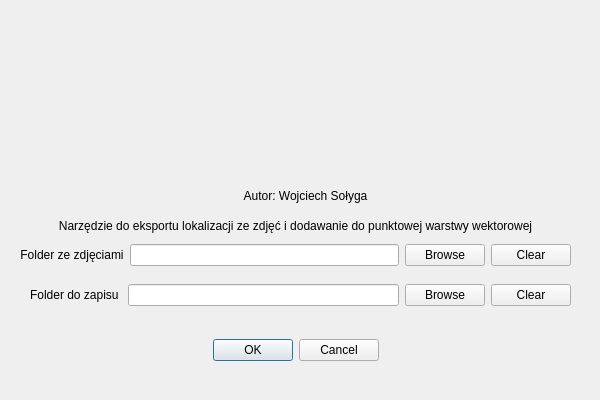
<?xml version="1.0" encoding="UTF-8"?>
<ui version="4.0">
 <class>Photo_LinkDialogBase</class>
 <widget class="QDialog" name="Photo_LinkDialogBase">
  <property name="geometry">
   <rect>
    <x>0</x>
    <y>0</y>
    <width>600</width>
    <height>400</height>
   </rect>
  </property>
  <property name="sizePolicy">
   <sizepolicy hsizetype="Fixed" vsizetype="Fixed">
    <horstretch>0</horstretch>
    <verstretch>0</verstretch>
   </sizepolicy>
  </property>
  <property name="minimumSize">
   <size>
    <width>600</width>
    <height>400</height>
   </size>
  </property>
  <property name="maximumSize">
   <size>
    <width>600</width>
    <height>400</height>
   </size>
  </property>
  <property name="windowTitle">
   <string>Photo linker</string>
  </property>
  <property name="windowIcon">
   <iconset>
    <normaloff>Zdjecia/localization_icon_1.png</normaloff>Zdjecia/localization_icon_1.png</iconset>
  </property>
  <widget class="QLabel" name="label_5">
   <property name="geometry">
    <rect>
     <x>20</x>
     <y>210</y>
     <width>551</width>
     <height>31</height>
    </rect>
   </property>
   <property name="text">
    <string>Narzędzie do eksportu lokalizacji ze zdjęć i dodawanie do punktowej warstwy wektorowej</string>
   </property>
   <property name="alignment">
    <set>Qt::AlignCenter</set>
   </property>
  </widget>
  <widget class="QWidget" name="gridLayoutWidget">
   <property name="geometry">
    <rect>
     <x>240</x>
     <y>40</y>
     <width>131</width>
     <height>141</height>
    </rect>
   </property>
   <layout class="QGridLayout" name="gridLayout">
    <item row="0" column="0">
     <widget class="QLabel" name="label">
      <property name="maximumSize">
       <size>
        <width>200</width>
        <height>200</height>
       </size>
      </property>
      <property name="autoFillBackground">
       <bool>false</bool>
      </property>
      <property name="text">
       <string/>
      </property>
      <property name="pixmap">
       <pixmap>Zdjecia/localization_icon.png</pixmap>
      </property>
      <property name="scaledContents">
       <bool>true</bool>
      </property>
      <property name="alignment">
       <set>Qt::AlignCenter</set>
      </property>
     </widget>
    </item>
   </layout>
  </widget>
  <widget class="QWidget" name="horizontalLayoutWidget">
   <property name="geometry">
    <rect>
     <x>20</x>
     <y>320</y>
     <width>551</width>
     <height>61</height>
    </rect>
   </property>
   <layout class="QHBoxLayout" name="horizontalLayout">
    <item alignment="Qt::AlignRight">
     <widget class="QPushButton" name="OK">
      <property name="text">
       <string>OK</string>
      </property>
     </widget>
    </item>
    <item alignment="Qt::AlignLeft">
     <widget class="QPushButton" name="Cancel">
      <property name="text">
       <string>Cancel</string>
      </property>
     </widget>
    </item>
   </layout>
  </widget>
  <widget class="QLabel" name="label_4">
   <property name="geometry">
    <rect>
     <x>220</x>
     <y>180</y>
     <width>171</width>
     <height>31</height>
    </rect>
   </property>
   <property name="text">
    <string>Autor: Wojciech Sołyga</string>
   </property>
   <property name="alignment">
    <set>Qt::AlignCenter</set>
   </property>
  </widget>
  <widget class="QWidget" name="verticalLayoutWidget">
   <property name="geometry">
    <rect>
     <x>20</x>
     <y>240</y>
     <width>551</width>
     <height>31</height>
    </rect>
   </property>
   <layout class="QVBoxLayout" name="verticalLayout">
    <item>
     <layout class="QHBoxLayout" name="horizontalLayout_4">
      <item>
       <widget class="QLabel" name="label_2">
        <property name="text">
         <string>Folder ze zdjęciami</string>
        </property>
        <property name="alignment">
         <set>Qt::AlignCenter</set>
        </property>
       </widget>
      </item>
      <item>
       <widget class="QLineEdit" name="fileName"/>
      </item>
      <item>
       <widget class="QPushButton" name="browser">
        <property name="text">
         <string>Browse</string>
        </property>
       </widget>
      </item>
      <item>
       <widget class="QPushButton" name="Cancel_2">
        <property name="text">
         <string>Clear</string>
        </property>
       </widget>
      </item>
     </layout>
    </item>
   </layout>
  </widget>
  <widget class="QWidget" name="verticalLayoutWidget_2">
   <property name="geometry">
    <rect>
     <x>20</x>
     <y>280</y>
     <width>551</width>
     <height>31</height>
    </rect>
   </property>
   <layout class="QVBoxLayout" name="verticalLayout_7">
    <item>
     <layout class="QHBoxLayout" name="horizontalLayout_5">
      <item alignment="Qt::AlignHCenter">
       <widget class="QLabel" name="label_3">
        <property name="text">
         <string>   Folder do zapisu </string>
        </property>
        <property name="alignment">
         <set>Qt::AlignCenter</set>
        </property>
       </widget>
      </item>
      <item>
       <widget class="QLineEdit" name="fileName_2"/>
      </item>
      <item>
       <widget class="QPushButton" name="browser_2">
        <property name="text">
         <string>Browse</string>
        </property>
       </widget>
      </item>
      <item>
       <widget class="QPushButton" name="Cancel_3">
        <property name="text">
         <string>Clear</string>
        </property>
       </widget>
      </item>
     </layout>
    </item>
   </layout>
  </widget>
 </widget>
 <tabstops>
  <tabstop>fileName</tabstop>
  <tabstop>browser</tabstop>
  <tabstop>Cancel_2</tabstop>
  <tabstop>fileName_2</tabstop>
  <tabstop>browser_2</tabstop>
  <tabstop>Cancel_3</tabstop>
  <tabstop>OK</tabstop>
  <tabstop>Cancel</tabstop>
 </tabstops>
 <resources/>
 <connections>
  <connection>
   <sender>Cancel</sender>
   <signal>clicked()</signal>
   <receiver>Photo_LinkDialogBase</receiver>
   <slot>close()</slot>
   <hints>
    <hint type="sourcelabel">
     <x>335</x>
     <y>344</y>
    </hint>
    <hint type="destinationlabel">
     <x>576</x>
     <y>-14</y>
    </hint>
   </hints>
  </connection>
  <connection>
   <sender>Cancel_3</sender>
   <signal>clicked()</signal>
   <receiver>fileName_2</receiver>
   <slot>clear()</slot>
   <hints>
    <hint type="sourcelabel">
     <x>538</x>
     <y>297</y>
    </hint>
    <hint type="destinationlabel">
     <x>341</x>
     <y>303</y>
    </hint>
   </hints>
  </connection>
  <connection>
   <sender>Cancel_2</sender>
   <signal>clicked()</signal>
   <receiver>fileName</receiver>
   <slot>clear()</slot>
   <hints>
    <hint type="sourcelabel">
     <x>512</x>
     <y>253</y>
    </hint>
    <hint type="destinationlabel">
     <x>358</x>
     <y>256</y>
    </hint>
   </hints>
  </connection>
 </connections>
</ui>
